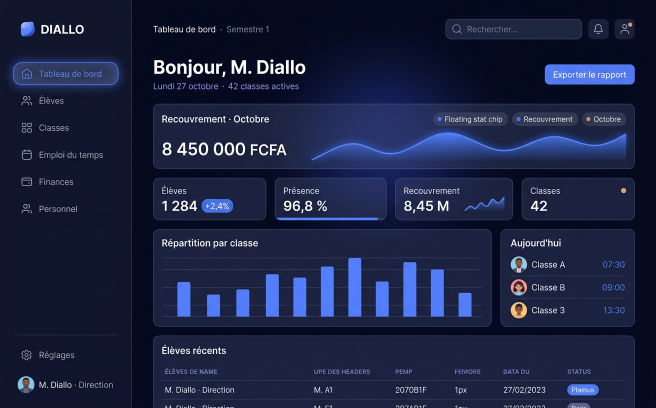
#> input picture gallery/palettes/indigo-page-tableau-de-bord.png, 1312 x 816 px (shown at 1/2 size)
$ python -i make-figma-sketch.py   (imports and definitions only)
#> lines starting #> are read from the running program, lines starting #| are printed output that depends on the picture
#!/usr/bin/env python3
"""
Kalanso — génère un fichier .sketch importable dans Figma.

Figma importe nativement les fichiers Sketch (File → Import). Le format .fig
étant propriétaire et non générable hors de Figma, c'est le format pivot retenu :
un .sketch = une archive ZIP de JSON + images.

Contenu produit :
  · Page 1 « 01 · Écrans »        : 12 artboards 1440 × 900 (captures de l'app)
  · Page 2 « 02 · Design system » : palette, typographie, composants (vecteurs + textes)

Usage :
    python3 tools/make-figma-sketch.py
Sortie :
    figma/Kalanso-Indigo-Minuit.sketch
"""

import io
import json
import os
import uuid
import zipfile

from PIL import Image

ROOT = os.path.dirname(os.path.dirname(os.path.abspath(__file__)))
PALETTES = os.path.join(ROOT, "gallery", "palettes")
OUT = os.path.join(ROOT, "figma", "Kalanso-Indigo-Minuit.sketch")

W, H = 1440, 900
GAP = 80

# ---------------------------------------------------------------- couleurs
C = {
    "bg": "#070B1F",
    "bg-elevated": "#0B1030",
    "panel": "#1B2A6B",
    "ink": "#F0F2FF",
    "dim": "#A7B6FF",
    "faint": "#6B78A8",
    "accent": "#5B7CFA",
    "accent-soft": "#7E9BFF",
    "copper": "#E0A86F",
    "danger": "#F08A8A",
    "success": "#6FD3A8",
    "white": "#FFFFFF",
}


def uid():
    return str(uuid.uuid4()).upper()


# [107 lines left out: functions color, rect, export_options, common, style, gradient, not called in this run]


def context_settings():
    return {"_class": "graphicsContextSettings", "blendMode": 0, "opacity": 1}


# [135 lines left out: functions fill, border, artboard, shape_rect, text_layer, not called in this run]


# ---------------------------------------------------------------- scène → Sketch
SCENE = os.path.join(ROOT, "tools", "scene.json")
FONT_FILES = {
    "Regular": "Inter-Regular",
    "Medium": "Inter-Medium",
    "Semi Bold": "Inter-SemiBold",
    "Bold": "Inter-Bold",
}
ALIGN = {"LEFT": 0, "CENTER": 2, "RIGHT": 1, "JUSTIFIED": 3}


# [152 lines left out: functions gradient_fill, sketch_fill, sketch_border, shape, text_from_node, group_layer and 1 more, not called in this run]


# ---------------------------------------------------------------- images
# ---------------------------------------------------------------- scène → Sketch
SCENE = os.path.join(ROOT, "tools", "scene.json")
FONT_FILES = {
    "Regular": "Inter-Regular",
    "Medium": "Inter-Medium",
    "Semi Bold": "Inter-SemiBold",
    "Bold": "Inter-Bold",
}
ALIGN = {"LEFT": 0, "CENTER": 2, "RIGHT": 1, "JUSTIFIED": 3}


# [152 lines left out: functions gradient_fill, sketch_fill, sketch_border, shape, text_from_node, group_layer and 1 more, not called in this run]


# ---------------------------------------------------------------- images
def image_bytes(path, target_w=1440):
    """PNG → JPEG compressé, largeur cible."""
#> called with target_w = 1440
    img = Image.open(path).convert("RGB")
#> img is the input picture: PIL image 1312x816 RGB; mean R, G, B 27.5, 35.3, 66.4
    if img.width != target_w:
        ratio = target_w / img.width
#> ratio = 1.1
        img = img.resize((target_w, round(img.height * ratio)), Image.LANCZOS)
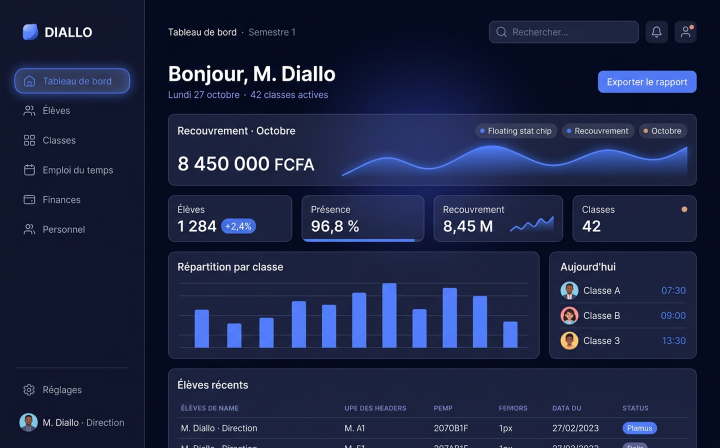
#> img: PIL image 1440x896 RGB (shown at 1/2 size); mean R, G, B 27.5, 35.3, 66.4
    buf = io.BytesIO()
    img.save(buf, format="JPEG", quality=82, optimize=True, progressive=True)
    return buf.getvalue()


DEFAULT_BG = "#070B1F"


# [233 lines left out: functions load_screens, build_screens_page, build_design_page, main, not called in this run]


# [2 lines not run here, left out]

>>> result = image_bytes('../gallery/palettes/indigo-page-tableau-de-bord.png')

$ run again, on gallery/palettes/accueil-01-onyx-champagne.png
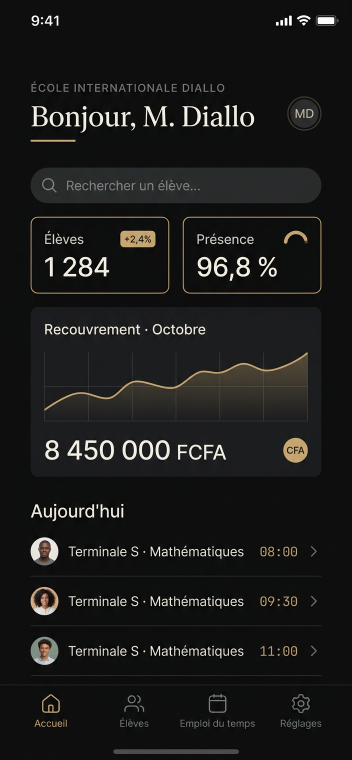
#> input picture gallery/palettes/accueil-01-onyx-champagne.png, 704 x 1520 px (shown at 1/2 size)
#> in image_bytes, img is the input picture: PIL image 704x1520 RGB; mean R, G, B 27.1, 27, 26.1
#> in image_bytes, `img = img.resize((target_w, round(img.height * ratio)), Image.LANCZOS)`:
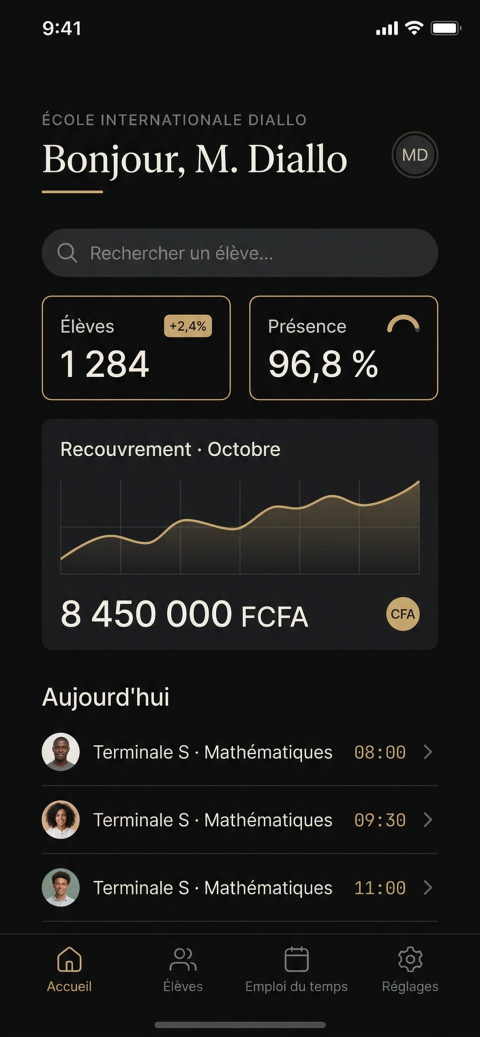
#> img: PIL image 1440x3109 RGB (shown at 1/3 size); mean R, G, B 27.1, 27.1, 26.1
